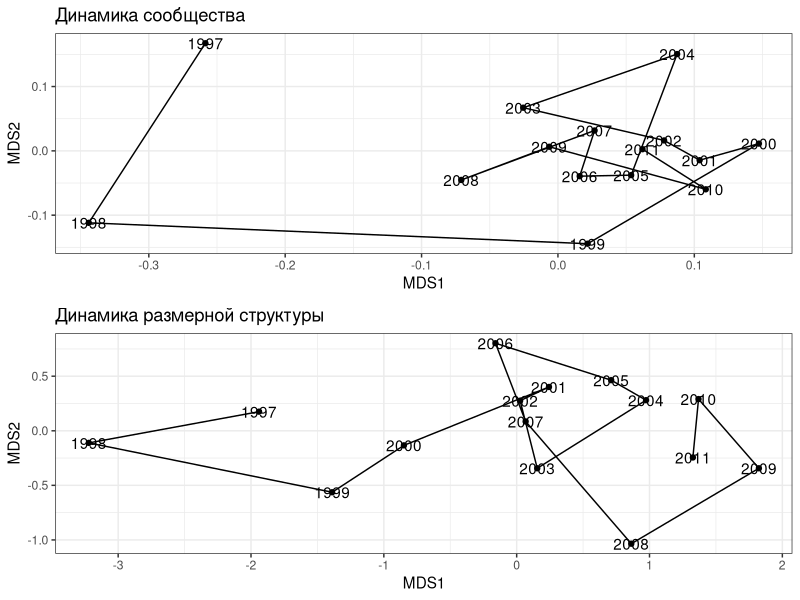
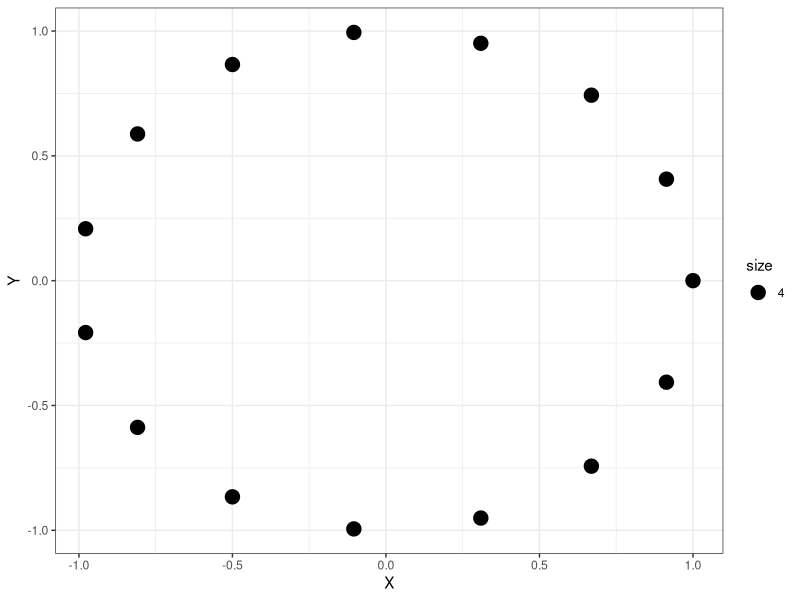
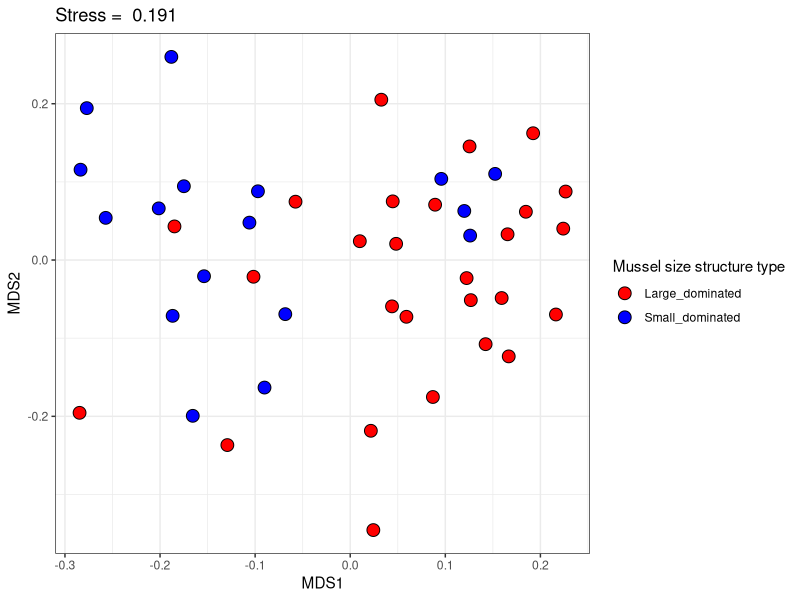
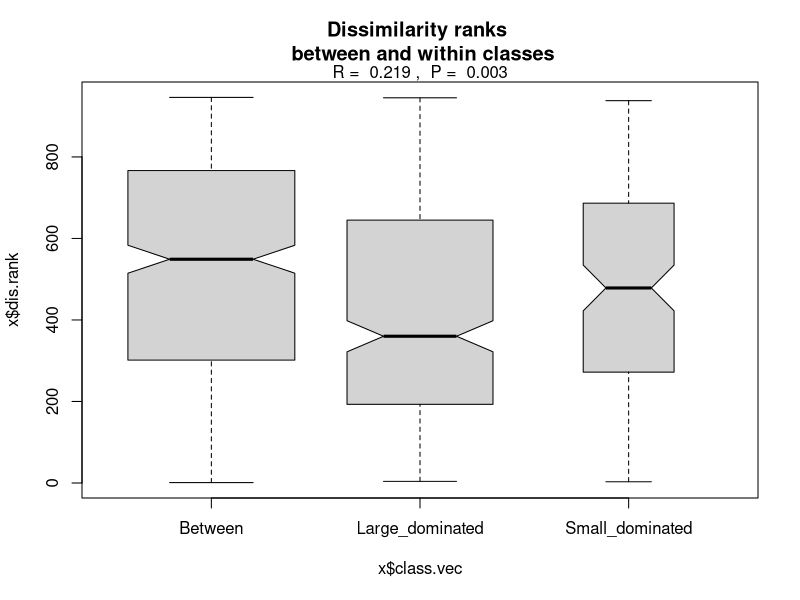
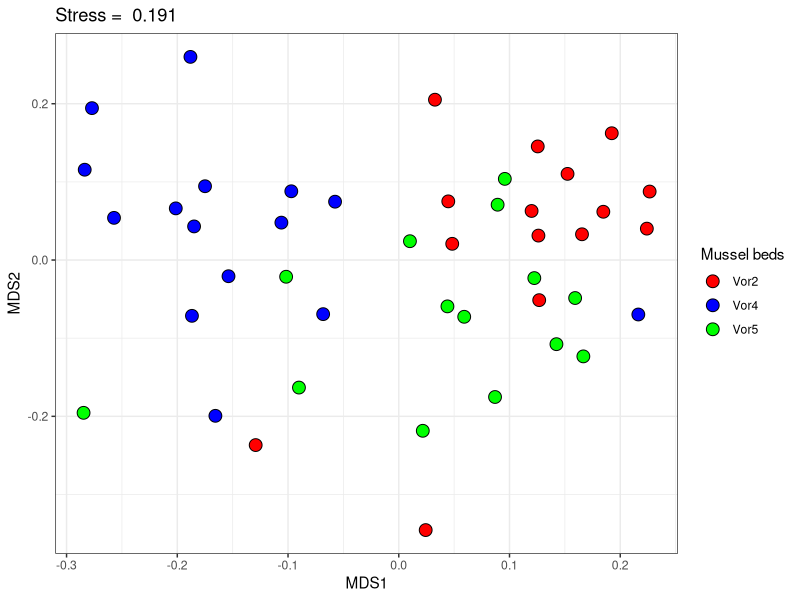
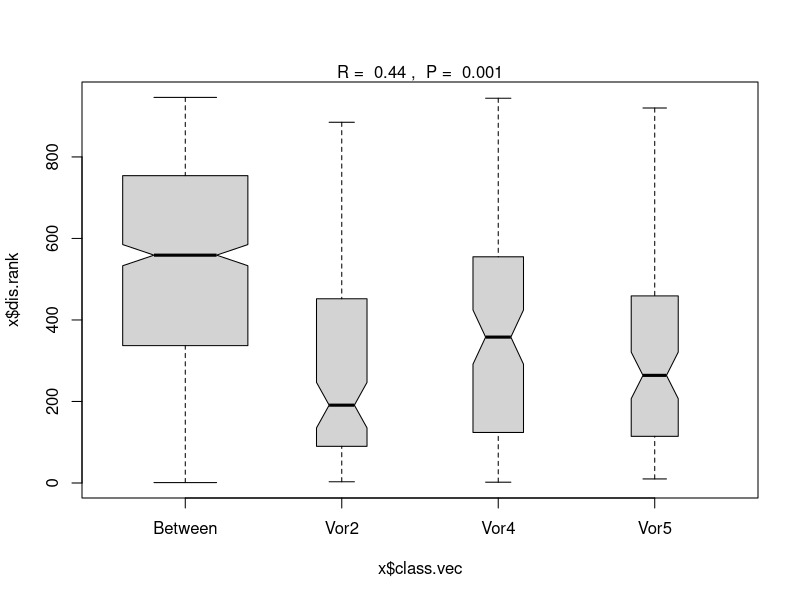

Generate these figures, in order, with R: (Note: this script raises an error after producing the figures.)
## ---- chunk 1
# output options
options(width = 70, scipen = 6, digits = 3)
library(knitr)
# chunk default options
opts_chunk$set(fig.align='center', tidy = FALSE, fig.width = 7, fig.height = 3, warning = FALSE)
## ---- chunk 2
com <- read.csv("data/mussel_beds.csv", sep=';', header = T)
ascam <- read.csv("data/ASCAM.csv", sep=';', header = T)
## ---- chunk 3
library(vegan)
log_com <- log(com[,-c(1:3)] + 1)
vor2_log_com <- log_com[com$Bank == "Vor2",]
log_ascam <- log(ascam[, -c(1:2)]+1)
mds_vor2_com <- as.data.frame(metaMDS(vor2_log_com)$points)
vor2_log_ascam <- log_ascam[ascam$Bank == "Vor2",]
mds_vor2_ascam <- as.data.frame(metaMDS(vor2_log_ascam, distance = "euclid" )$points)
## ---- chunk 4
library(ggplot2)
library(gridExtra)
theme_set(theme_bw())

Pl1 <- ggplot(mds_vor2_com, aes(x=MDS1, y=MDS2)) + geom_point() + geom_path() + geom_text(label = com$Year[com$Bank == "Vor2"]) + ggtitle("Динамика сообщества")

Pl2 <- ggplot(mds_vor2_ascam, aes(x=MDS1, y=MDS2)) + geom_point() + geom_path() + geom_text(label = com$Year[com$Bank == "Vor2"]) + ggtitle("Динамика размерной структуры")

grid.arrange(Pl1, Pl2)
## ---- chunk 5
gradient_model <- vegdist(com$Year[com$Bank == "Vor2"], method="euclidian")
gradient_model 
## ---- chunk 6
dist_vor2_com <- vegdist(vor2_log_com, method = "bray")
dist_vor2_ascam <- vegdist(vor2_log_ascam, method = "euclidean")
## ---- chunk 7
mantel(dist_vor2_com, gradient_model)
## ---- chunk 8
mantel(dist_vor2_ascam, gradient_model)
## ---- chunk 9
mantel(dist_vor2_com, dist_vor2_ascam)
## ---- chunk 10
mantel.partial(dist_vor2_com, dist_vor2_ascam, gradient_model)
## ---- chunk 11
cycmod <- function(x){
  points <- data.frame(X=c(1:x), Y=c(1:x))
  for (i in 1:x) {
    points$X[i] <- cos(2*pi*(i-1)/x)
    points$Y[i] <- sin(2*pi*(i-1)/x)
  }
  return(points)
}

qplot(cycmod(nrow(mds_vor2_ascam))$X, cycmod(nrow(mds_vor2_ascam))$Y, xlab="X", ylab="Y", geom = "point", size = 4)
## ---- chunk 12
cycl_model <- round(vegdist(cycmod(nrow(mds_vor2_ascam)), method = "euclidean"))
cycl_model
## ---- chunk 13
mantel(dist_vor2_ascam, cycl_model)
## ---- chunk 14
mantel.partial(dist_vor2_ascam, cycl_model, gradient_model)
## ---- chunk 15
library(vegan)
library(ggplot2)
ord_log_com <- metaMDS(log_com, distance = "bray", k=2)
MDS <- data.frame(ord_log_com$points)
## ---- chunk 16
ggplot(MDS, aes(x = MDS1, y = MDS2, fill = com$Mussel_size)) + geom_point(shape = 21, size = 4) + scale_fill_manual(values = c("red", "blue")) + labs(fill = "Mussel size structure type") + ggtitle(paste("Stress = ", round(ord_log_com$stress, 3), sep = " "))
## ---- chunk 17
com_anosim <- anosim(log_com, 
           grouping = com$Mussel_size, 
           permutations = 999, 
           distance = "bray")
## ---- chunk 18

## ---- chunk 19
summary(com_anosim)
## ---- chunk 20
plot(com_anosim, main = "Dissimilarity ranks \n between and within classes")
## ---- chunk 21
ggplot(MDS, aes(x = MDS1, y = MDS2, fill = com$Bank)) + geom_point(shape = 21, size = 4) + scale_fill_manual(values = c("red", "blue", "green")) + labs(fill = "Mussel beds") + ggtitle(paste("Stress = ", round(ord_log_com$stress, 3), sep = " "))
## ---- chunk 22
bed_anosim <- anosim(log_com, grouping = com$Bank,permutations = 999, distance = "bray")
bed_anosim
## ---- chunk 23
plot(bed_anosim)
## ---- chunk 24
# Vor2 vs Vor4
anosim(log_com [com$Bank %in% c("Vor2", "Vor4"),], 
    grouping = com$Bank[com$Bank %in% c("Vor2", "Vor4")])
## ---- chunk 25
# Vor2 vs Vor5
anosim(log_com[com$Bank %in% c("Vor2", "Vor5"),], grouping = com$Bank[com$Bank %in% c("Vor2", "Vor5")])
## ---- chunk 26
# Vor4 vs Vor5
anosim(log_com [com$Bank %in% c("Vor4", "Vor5"),], grouping = com$Bank[com$Bank %in% c("Vor4", "Vor5")])
## ---- chunk 27
m <- vegdist(as.numeric(com$Bank), method = "euclidean") 
mm <- m
mm[m > 0] <- 1
mm[m == 0] <- 0
mantel(vegdist(log_com), mm, method = "pearson")
## ---- chunk 28
log_com_simper <- simper(log_com, group = com$Mussel_size, permutations = 999)
summary (log_com_simper)
## ---- chunk 29
summary(simper(log_com, group = com$Bank, permutations = 999 ))
